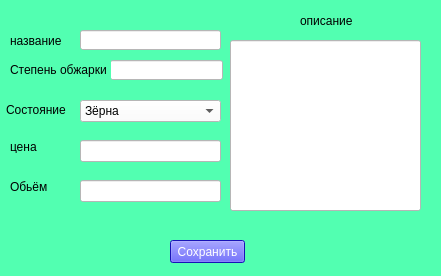
<?xml version="1.0" encoding="UTF-8"?>
<ui version="4.0">
 <class>MainWindow</class>
 <widget class="QWidget" name="Widget">
  <property name="geometry">
   <rect>
    <x>0</x>
    <y>0</y>
    <width>441</width>
    <height>276</height>
   </rect>
  </property>
  <property name="windowTitle">
   <string>MainWindow</string>
  </property>
  <property name="styleSheet">
   <string notr="true">background-color: rgb(82, 255, 177);</string>
  </property>
  <widget class="QWidget" name="centralwidget">
   <widget class="QMenuBar" name="menubar">
    <property name="geometry">
     <rect>
      <x>0</x>
      <y>0</y>
      <width>363</width>
      <height>21</height>
     </rect>
    </property>
   </widget>
   <widget class="QStatusBar" name="statusbar">
    <property name="geometry">
     <rect>
      <x>0</x>
      <y>0</y>
      <width>3</width>
      <height>18</height>
     </rect>
    </property>
   </widget>
   <widget class="QLabel" name="label">
    <property name="geometry">
     <rect>
      <x>10</x>
      <y>30</y>
      <width>71</width>
      <height>21</height>
     </rect>
    </property>
    <property name="text">
     <string>название</string>
    </property>
   </widget>
   <widget class="QLineEdit" name="name">
    <property name="geometry">
     <rect>
      <x>80</x>
      <y>30</y>
      <width>141</width>
      <height>20</height>
     </rect>
    </property>
    <property name="styleSheet">
     <string notr="true">background-color: rgb(255, 255, 255);</string>
    </property>
   </widget>
   <widget class="QPushButton" name="save_btn">
    <property name="geometry">
     <rect>
      <x>170</x>
      <y>240</y>
      <width>75</width>
      <height>23</height>
     </rect>
    </property>
    <property name="styleSheet">
     <string notr="true">background-color: rgb(33, 26, 255);
color: rgb(255, 255, 255);</string>
    </property>
    <property name="text">
     <string>Сохранить</string>
    </property>
   </widget>
   <widget class="QLineEdit" name="degree">
    <property name="geometry">
     <rect>
      <x>110</x>
      <y>60</y>
      <width>113</width>
      <height>20</height>
     </rect>
    </property>
    <property name="styleSheet">
     <string notr="true">background-color: rgb(255, 255, 255);</string>
    </property>
   </widget>
   <widget class="QLabel" name="label_2">
    <property name="geometry">
     <rect>
      <x>10</x>
      <y>60</y>
      <width>101</width>
      <height>20</height>
     </rect>
    </property>
    <property name="text">
     <string>Степень обжарки</string>
    </property>
   </widget>
   <widget class="QLabel" name="label_3">
    <property name="geometry">
     <rect>
      <x>6</x>
      <y>100</y>
      <width>61</width>
      <height>20</height>
     </rect>
    </property>
    <property name="text">
     <string>Состояние</string>
    </property>
   </widget>
   <widget class="QLabel" name="label_4">
    <property name="geometry">
     <rect>
      <x>300</x>
      <y>10</y>
      <width>71</width>
      <height>21</height>
     </rect>
    </property>
    <property name="text">
     <string>описание</string>
    </property>
   </widget>
   <widget class="QLabel" name="label_5">
    <property name="geometry">
     <rect>
      <x>10</x>
      <y>140</y>
      <width>47</width>
      <height>13</height>
     </rect>
    </property>
    <property name="text">
     <string>цена</string>
    </property>
   </widget>
   <widget class="QComboBox" name="condition">
    <property name="geometry">
     <rect>
      <x>80</x>
      <y>100</y>
      <width>141</width>
      <height>22</height>
     </rect>
    </property>
    <property name="styleSheet">
     <string notr="true">background-color: rgb(255, 255, 255);</string>
    </property>
    <item>
     <property name="text">
      <string>Зёрна</string>
     </property>
    </item>
    <item>
     <property name="text">
      <string>Молотое</string>
     </property>
    </item>
   </widget>
   <widget class="QLineEdit" name="price">
    <property name="geometry">
     <rect>
      <x>80</x>
      <y>140</y>
      <width>141</width>
      <height>22</height>
     </rect>
    </property>
    <property name="styleSheet">
     <string notr="true">background-color: rgb(255, 255, 255);</string>
    </property>
   </widget>
   <widget class="QLineEdit" name="volum">
    <property name="geometry">
     <rect>
      <x>80</x>
      <y>180</y>
      <width>141</width>
      <height>22</height>
     </rect>
    </property>
    <property name="styleSheet">
     <string notr="true">background-color: rgb(255, 255, 255);</string>
    </property>
   </widget>
   <widget class="QLabel" name="label_6">
    <property name="geometry">
     <rect>
      <x>10</x>
      <y>180</y>
      <width>47</width>
      <height>13</height>
     </rect>
    </property>
    <property name="text">
     <string>Обьём</string>
    </property>
   </widget>
   <widget class="QLineEdit" name="taste">
    <property name="geometry">
     <rect>
      <x>230</x>
      <y>40</y>
      <width>191</width>
      <height>171</height>
     </rect>
    </property>
    <property name="styleSheet">
     <string notr="true">background-color: rgb(255, 255, 255);</string>
    </property>
   </widget>
  </widget>
 </widget>
 <resources/>
 <connections/>
</ui>
